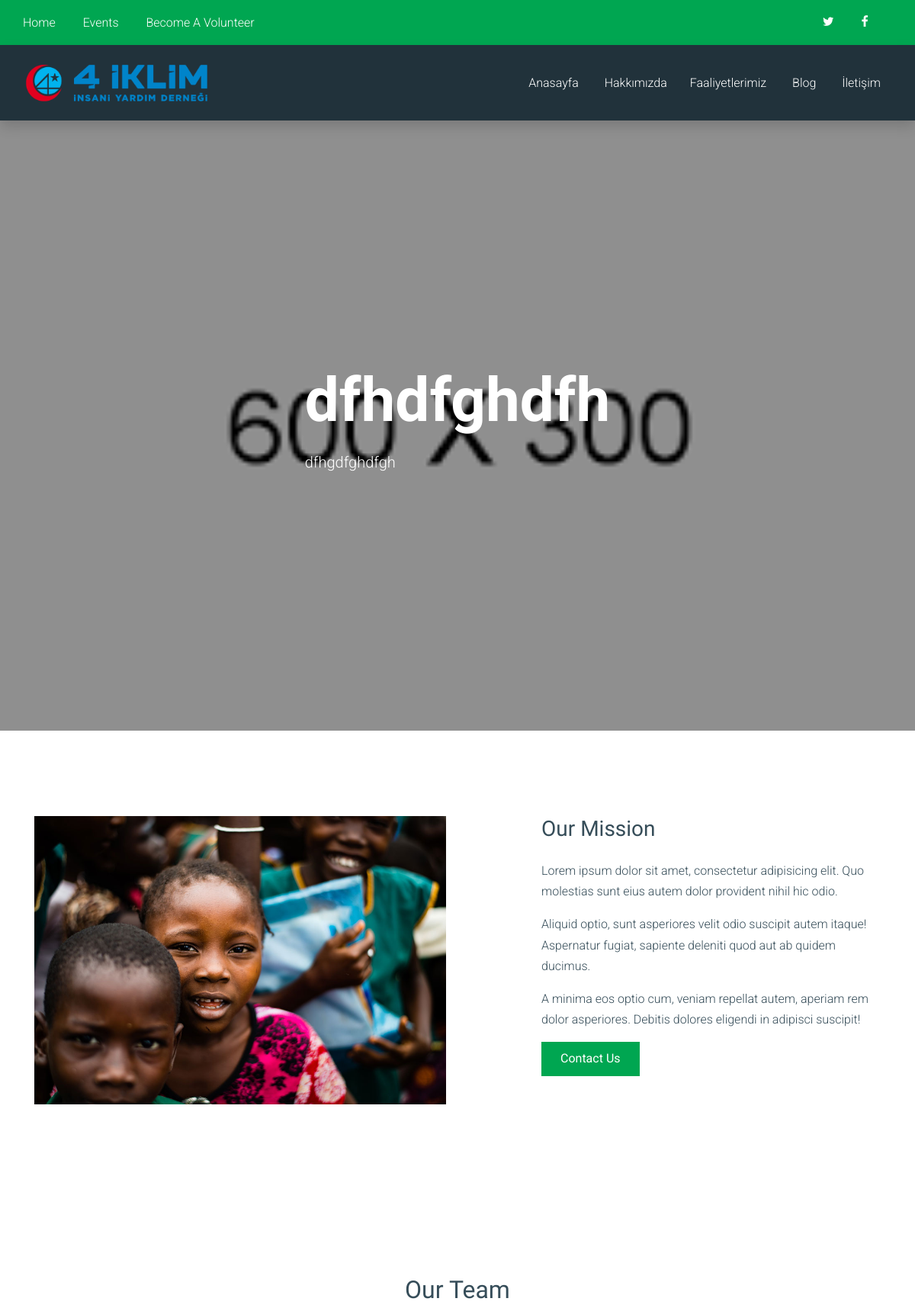
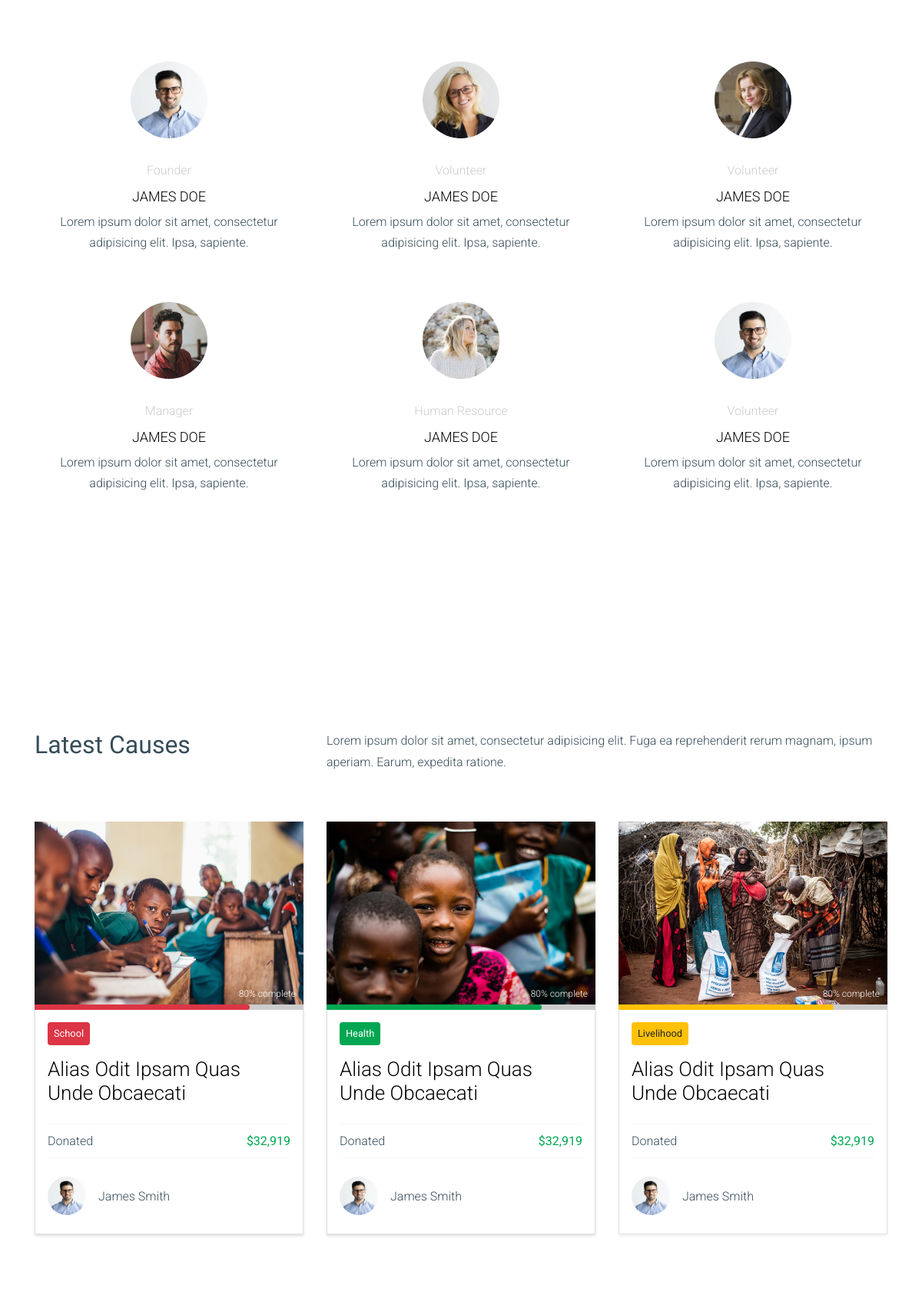
Page /about.php (upper part) on the committed database (2 pictures, top to bottom).
### tables this page shows
CREATE TABLE `slider` (
  `Id` int(11) NOT NULL,
  `Name` text DEFAULT NULL,
  `Description` text DEFAULT NULL,
  `IsActive` tinyint(1) NOT NULL,
  `ImagePath` text DEFAULT NULL,
  `CreatedDate` datetime NOT NULL,
  `PageId` int(11) NOT NULL
);

### admin/database/connection.php (called while the page is built, shortened)
<?php
$host = '127.0.0.1';
$dbname = 'dortiklimdb';
$username = 'root';
$password = '';
$charset = 'utf8';
$dsn = "mysql:host=$host;dbname=$dbname;charset=$charset";
$options = [
    PDO::ATTR_ERRMODE => PDO::ERRMODE_EXCEPTION,
    PDO::ATTR_PERSISTENT => false,
    PDO::ATTR_EMULATE_PREPARES => false,
    PDO::ATTR_DEFAULT_FETCH_MODE => PDO::FETCH_ASSOC,
];
try {
    $baglanti = new PDO($dsn, $username, $password, $options);
    $baglanti->setAttribute(PDO::ATTR_ERRMODE, PDO::ERRMODE_EXCEPTION);
} catch (PDOException $e) {
    echo 'Bağlantı hatası: ' . $e->getMessage();
    exit;
}
function frontGetSlider($table,$id){
    global $baglanti;
    $sql = "SELECT * FROM $table where IsActive=1 and PageId='$id' order by CreatedDate desc";
    $query = $baglanti->prepare($sql);
    $query->execute();
    $data = array();
    if ($query->rowCount() > 0) {
        while($row = $query->fetch()) {
            $data[] = $row;
        }
    }
    return $data;
}

### about.php (the view)
<?php
include("admin/database/connection.php");
include("inc/header.php");
$sliders = frontGetSlider("slider", 2);
$slider = $sliders[0];
?>
<div class="owl-carousel-wrapper">
  <div class="box-92819">
    <h1 class="text-white mb-3">
      <?= $slider["Name"] ?>
    </h1>
    <p class="lead text-white">
      <?= $slider["Description"] ?>
    </p>
  </div>
  <div class="ftco-cover-1 overlay" style="background-image: url('images/<?= $slider["ImagePath"] ?>');"></div>
</div>
<div class="site-section">
  <div class="container">
    <div class="row">
      <div class="col-md-6">
        <img src="images/img_2.jpg" alt="Image" class="img-fluid">
      </div>
      <div class="col-md-5 ml-auto">
        <h3 class="text-cursive mb-4">Our Mission</h3>
        <p>Lorem ipsum dolor sit amet, consectetur adipisicing elit. Quo molestias sunt eius autem dolor provident nihil
          hic odio.</p>
        <p>Aliquid optio, sunt asperiores velit odio suscipit autem itaque! Aspernatur fugiat, sapiente deleniti quod
          aut ab quidem ducimus.</p>
        <p>A minima eos optio cum, veniam repellat autem, aperiam rem dolor asperiores. Debitis dolores eligendi in
          adipisci suscipit!</p>
        <p><a href="#" class="btn btn-primary rounded-0 px-4">Contact Us</a></p>
      </div>
    </div>
  </div>
</div>
<div class="site-section">
  <div class="container">
    <div class="row mb-5 justify-content-center">
      <div class="col-md-6 text-center mb-5">
        <h2 class="text-cursive">Our Team</h2>
      </div>
    </div>
    <div class="row align-items-stretch">
      <div class="col-lg-4 col-md-6 mb-5">
        <div class="post-entry-1 h-100 bg-white text-center">
          <a href="#" class="d-inline-block">
            <img src="images/person_1.jpg" alt="Image" class="img-fluid">
          </a>
          <div class="post-entry-1-contents">
            <span class="meta">Founder</span>
            <h2>James Doe</h2>
            <p>Lorem ipsum dolor sit amet, consectetur adipisicing elit. Ipsa, sapiente.</p>
          </div>
        </div>
      </div>
      <div class="col-lg-4 col-md-6 mb-5">
        <div class="post-entry-1 h-100 bg-white text-center">
          <a href="#" class="d-inline-block">
            <img src="images/person_2.jpg" alt="Image" class="img-fluid">
          </a>
          <div class="post-entry-1-contents">
            <span class="meta">Volunteer</span>
            <h2>James Doe</h2>
            <p>Lorem ipsum dolor sit amet, consectetur adipisicing elit. Ipsa, sapiente.</p>
          </div>
        </div>
      </div>
      <div class="col-lg-4 col-md-6 mb-5">
        <div class="post-entry-1 h-100 bg-white text-center">
          <a href="#" class="d-inline-block">
            <img src="images/person_3.jpg" alt="Image" class="img-fluid">
          </a>
          <div class="post-entry-1-contents">
            <span class="meta">Volunteer</span>
            <h2>James Doe</h2>
            <p>Lorem ipsum dolor sit amet, consectetur adipisicing elit. Ipsa, sapiente.</p>
          </div>
        </div>
      </div>
      <div class="col-lg-4 col-md-6 mb-5">
        <div class="post-entry-1 h-100 bg-white text-center">
          <a href="#" class="d-inline-block">
            <img src="images/person_4.jpg" alt="Image" class="img-fluid">
          </a>
          <div class="post-entry-1-contents">
            <span class="meta">Manager</span>
            <h2>James Doe</h2>
            <p>Lorem ipsum dolor sit amet, consectetur adipisicing elit. Ipsa, sapiente.</p>
          </div>
        </div>
      </div>
      <div class="col-lg-4 col-md-6 mb-5">
        <div class="post-entry-1 h-100 bg-white text-center">
          <a href="#" class="d-inline-block">
            <img src="images/person_5.jpg" alt="Image" class="img-fluid">
          </a>
          <div class="post-entry-1-contents">
            <span class="meta">Human Resource</span>
            <h2>James Doe</h2>
            <p>Lorem ipsum dolor sit amet, consectetur adipisicing elit. Ipsa, sapiente.</p>
          </div>
        </div>
      </div>
      <div class="col-lg-4 col-md-6 mb-5">
        <div class="post-entry-1 h-100 bg-white text-center">
          <a href="#" class="d-inline-block">
            <img src="images/person_1.jpg" alt="Image" class="img-fluid">
          </a>
          <div class="post-entry-1-contents">
            <span class="meta">Volunteer</span>
            <h2>James Doe</h2>
            <p>Lorem ipsum dolor sit amet, consectetur adipisicing elit. Ipsa, sapiente.</p>
          </div>
        </div>
      </div>
    </div>
  </div>
</div>
<div class="site-section">
  <div class="container">
    <div class="row mb-5 align-items-st">
      <div class="col-md-4">
        <div class="heading-20219">
          <h2 class="title text-cursive">Latest Causes</h2>
        </div>
      </div>
      <div class="col-md-8">
        <p>Lorem ipsum dolor sit amet, consectetur adipisicing elit. Fuga ea reprehenderit rerum magnam, ipsum aperiam.
          Earum, expedita ratione.</p>
      </div>
    </div>
    <div class="row">
      <div class="col-md-4">
        <div class="cause shadow-sm">
          <a href="#" class="cause-link d-block">
            <img src="images/img_1.jpg" alt="Image" class="img-fluid">
            <div class="custom-progress-wrap">
              <span class="caption">80% complete</span>
              <div class="custom-progress-inner">
                <div class="custom-progress bg-danger" style="width: 80%;"></div>
              </div>
            </div>
          </a>
          <div class="px-3 pt-3 border-top-0 border border shadow-sm">
            <span class="badge-danger py-1 small px-2 rounded mb-3 d-inline-block">School</span>
            <h3 class="mb-4"><a href="#">Alias Odit Ipsam Quas Unde Obcaecati</a></h3>
            <div class="border-top border-light border-bottom py-2 d-flex">
              <div>Donated</div>
              <div class="ml-auto"><strong class="text-primary">$32,919</strong></div>
            </div>
            <div class="py-4">
              <div class="d-flex align-items-center">
                <img src="images/person_1.jpg" alt="Image" class="rounded-circle mr-3" width="50">
                <div class="">James Smith</div>
              </div>
            </div>
          </div>
        </div>
      </div>
      <div class="col-md-4">
        <div class="cause shadow-sm">
          <a href="#" class="cause-link d-block">
            <img src="images/img_2.jpg" alt="Image" class="img-fluid">
            <div class="custom-progress-wrap">
              <span class="caption">80% complete</span>
              <div class="custom-progress-inner">
                <div class="custom-progress bg-primary" style="width: 80%;"></div>
              </div>
            </div>
          </a>
          <div class="px-3 pt-3 border-top-0 border border shadow-sm">
            <span class="badge-primary py-1 small px-2 rounded mb-3 d-inline-block">Health</span>
            <h3 class="mb-4"><a href="#">Alias Odit Ipsam Quas Unde Obcaecati</a></h3>
            <div class="border-top border-light border-bottom py-2 d-flex">
              <div>Donated</div>
              <div class="ml-auto"><strong class="text-primary">$32,919</strong></div>
            </div>
            <div class="py-4">
              <div class="d-flex align-items-center">
                <img src="images/person_1.jpg" alt="Image" class="rounded-circle mr-3" width="50">
                <div class="">James Smith</div>
              </div>
            </div>
          </div>
        </div>
      </div>
      <div class="col-md-4">
        <div class="cause shadow-sm">
          <a href="#" class="cause-link d-block">
            <img src="images/img_3.jpg" alt="Image" class="img-fluid">
            <div class="custom-progress-wrap">
              <span class="caption">80% complete</span>
              <div class="custom-progress-inner">
                <div class="custom-progress bg-warning" style="width: 80%;"></div>
              </div>
            </div>
          </a>
          <div class="px-3 pt-3 border-top-0 border border ">
            <span class="badge-warning py-1 small px-2 rounded mb-3 d-inline-block">Livelihood</span>
            <h3 class="mb-4"><a href="#">Alias Odit Ipsam Quas Unde Obcaecati</a></h3>
            <div class="border-top border-light border-bottom py-2 d-flex">
              <div>Donated</div>
              <div class="ml-auto"><strong class="text-primary">$32,919</strong></div>
            </div>
            <div class="py-4">
              <div class="d-flex align-items-center">
                <img src="images/person_1.jpg" alt="Image" class="rounded-circle mr-3" width="50">
                <div class="">James Smith</div>
              </div>
            </div>
          </div>
        </div>
      </div>
    </div>
  </div>
</div>
<?php
include("inc/footer.php");
?>

### css/style.css (style rules this page uses)
html { overflow-x: hidden; }
body { line-height: 1.7; color: #364d59 !important; font-weight: 300; font-size: 1rem; background-color: #fff; }
body:before { position: absolute; content: ""; left: 0; right: 0; bottom: 0; top: 0; background: rgba(0, 0, 0, 0.3); -webkit-transition: .3s all ease; -o-transition: .3s all ease; transition: .3s all ease; opacity: 0; visibility: hidden; z-index: 399; }
a { -webkit-transition: .3s all ease; -o-transition: .3s all ease; transition: .3s all ease; }
h1, h2, h3, h4, h5, .h1, .h2, .h3, .h4, .h5 { font-weight: 300; color: #364d59; font-family: "Roboto", serif; }
.btn.btn-primary { color: #fff; }
.site-section { padding: 2.5em 0; }
@media (min-width: 768px) { .site-section { padding: 5em 0; } }
.site-section { padding: 7rem 0; }
.owl-carousel-wrapper { height: 100vh; min-height: 600px; position: relative; }
.ftco-cover-1 { background-size: cover; background-position: center center; background-repeat: no-repeat; position: relative; }
.ftco-cover-1, .ftco-cover-1 .container > .row { height: 100vh; min-height: 600px; }
.ftco-cover-1.overlay, .ftco-cover-1.overlay-2 { position: relative; }
.ftco-cover-1.overlay:before, .ftco-cover-1.overlay-2:before { content: ""; position: absolute; top: 0; left: 0; right: 0; bottom: 0; opacity: .3; background: #000; }
.post-entry-1 { position: relative; }
.post-entry-1 > a { margin-top: -20px; display: inline-block; width: 100px; border-radius: 50%; overflow: hidden; }
.post-entry-1:before { width: 100%; height: 100%; z-index: -1; content: ""; position: absolute; background: #00a651; right: 0px; bottom: 0px; opacity: 0; visibility: hidden; -webkit-transition: .3s all ease; -o-transition: .3s all ease; transition: .3s all ease; }
.post-entry-1 .meta { color: #ccc; margin-bottom: 10px; display: block; }
.post-entry-1 .post-entry-1-contents { background: #fff; padding: 20px; }
.post-entry-1 .post-entry-1-contents h2 { font-size: 22px; }
.post-entry-1 .post-entry-1-contents h2, .post-entry-1 .post-entry-1-contents h2 > a { color: #000; text-transform: uppercase; font-size: 18px; }
.box-92819 { z-index: 2; position: absolute; top: 50%; left: 50%; -webkit-transform: translate(-50%, -50%); -ms-transform: translate(-50%, -50%); transform: translate(-50%, -50%); max-width: 700px; }
.box-92819 h1 { font-weight: 900 !important; font-size: 5rem; font-family: "Mansalva", cursive !important; }
.text-cursive { font-family: "Mansalva", cursive !important; }
.cause { margin-bottom: 40px; position: relative; -webkit-box-shadow: 0 0 0 0 rgba(0, 0, 0, 0.8); box-shadow: 0 0 0 0 rgba(0, 0, 0, 0.8); }
.cause .cause-link { display: block; position: relative; }
.cause h3 { font-size: 26px !important; }
.cause h3 a { color: #000; }
.cause .custom-progress-wrap { position: absolute; bottom: 0; width: 100%; }
.cause .custom-progress-wrap .custom-progress-inner { height: 7px; width: 100%; background: #ccc; }
.cause .custom-progress-wrap .custom-progress-inner .custom-progress { background: #00a651; height: 7px; border-top-right-radius: 4px; border-bottom-right-radius: 4px; }
.cause .custom-progress-wrap .caption { position: absolute; bottom: 10px; right: 10px; color: #fff; font-size: 12px; }

### rows in the picture
slider: Name "dfhdfghdfh", Description "dfhgdfghdfgh", ImagePath (picture)
